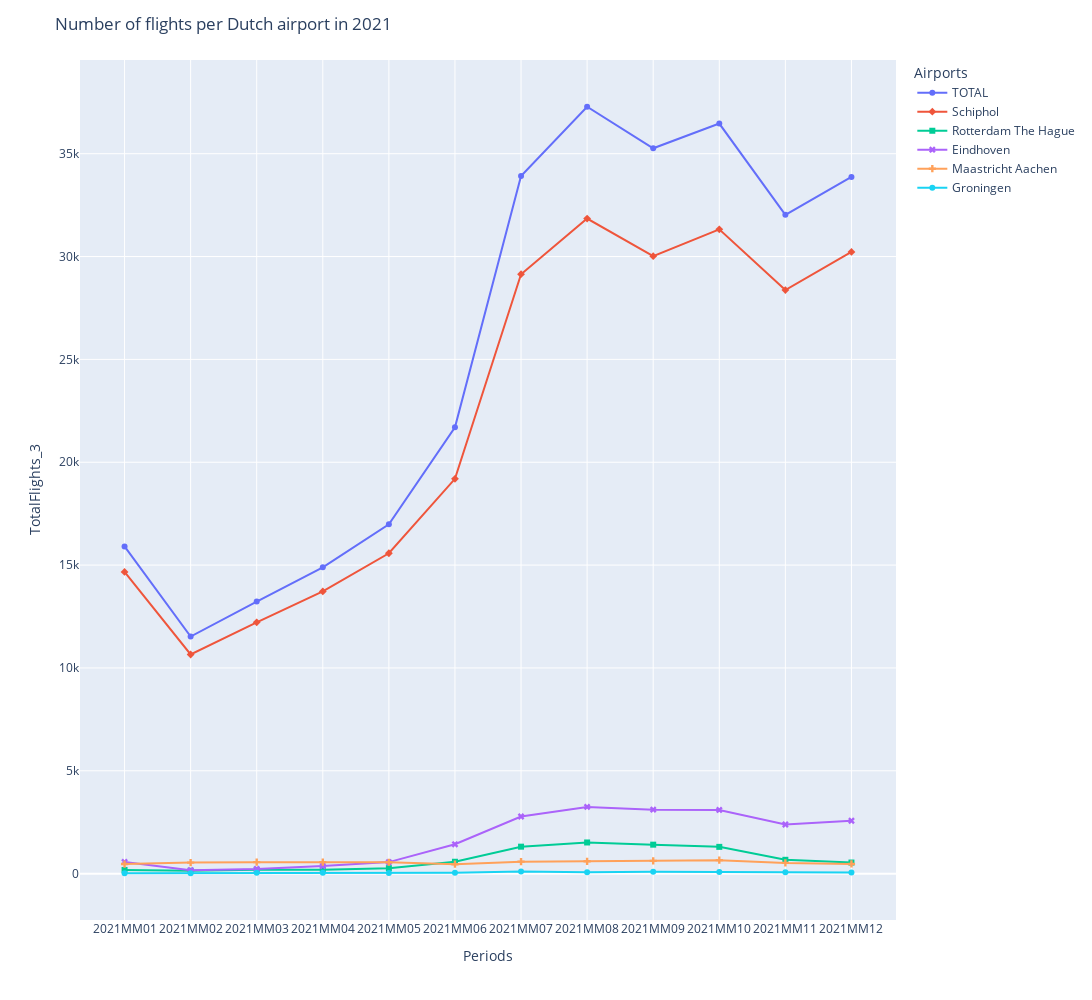

Notebook code cell kept with this figure:
### Code cell
data_2021 = data.loc[data['Periods'].str.contains('2021MM', case=False)]

print(f'Dataframe shape: {data_2021.shape}')

fig2021 = px.line(data_2021, 
                x = "Periods", 
                y = "TotalFlights_3",
                color = "Airports",
                symbol = "Airports"
                )

fig2021.update_layout(
                title={'text': 'Number of flights per Dutch airport in 2021'},
                autosize=False,
                width=1200,
                height=1000
                )

fig2021.show()

### Figure 1 — Plotly figure (JSON) as saved in the notebook; plotly's stock layout.template omitted (floating-point values rounded to 4 significant figures)
{"data": [{"hovertemplate": "Airports=TOTAL<br>Periods=%{x}<br>TotalFlights_3=%{y}<extra></extra>", "legendgroup": "TOTAL", "line": {"color": "#636efa", "dash": "solid"}, "marker": {"symbol": "circle"}, "mode": "markers+lines", "name": "TOTAL", "orientation": "v", "showlegend": true, "type": "scatter", "x": ["2021MM01", "2021MM02", "2021MM03", "2021MM04", "2021MM05", "2021MM06", "2021MM07", "2021MM08", "2021MM09", "2021MM10", "2021MM11", "2021MM12"], "xaxis": "x", "y": [15907, 11528, 13228, 14891, 16987, 21701, 33916, 37282, 35262, 36465, 32026, 33869], "yaxis": "y"}, {"hovertemplate": "Airports=Schiphol<br>Periods=%{x}<br>TotalFlights_3=%{y}<extra></extra>", "legendgroup": "Schiphol", "line": {"color": "#EF553B", "dash": "solid"}, "marker": {"symbol": "diamond"}, "mode": "markers+lines", "name": "Schiphol", "orientation": "v", "showlegend": true, "type": "scatter", "x": ["2021MM01", "2021MM02", "2021MM03", "2021MM04", "2021MM05", "2021MM06", "2021MM07", "2021MM08", "2021MM09", "2021MM10", "2021MM11", "2021MM12"], "xaxis": "x", "y": [14666, 10655, 12217, 13720, 15576, 19195, 29141, 31847, 30019, 31324, 28371, 30225], "yaxis": "y"}, {"hovertemplate": "Airports=Rotterdam The Hague<br>Periods=%{x}<br>TotalFlights_3=%{y}<extra></extra>", "legendgroup": "Rotterdam The Hague", "line": {"color": "#00cc96", "dash": "solid"}, "marker": {"symbol": "square"}, "mode": "markers+lines", "name": "Rotterdam The Hague", "orientation": "v", "showlegend": true, "type": "scatter", "x": ["2021MM01", "2021MM02", "2021MM03", "2021MM04", "2021MM05", "2021MM06", "2021MM07", "2021MM08", "2021MM09", "2021MM10", "2021MM11", "2021MM12"], "xaxis": "x", "y": [181, 144, 185, 195, 267, 579, 1312, 1516, 1410, 1303, 674, 541], "yaxis": "y"}, {"hovertemplate": "Airports=Eindhoven<br>Periods=%{x}<br>TotalFlights_3=%{y}<extra></extra>", "legendgroup": "Eindhoven", "line": {"color": "#ab63fa", "dash": "solid"}, "marker": {"symbol": "x"}, "mode": "markers+lines", "name": "Eindhoven", "orientation": "v", "showlegend": true, "type": "scatter", "x": ["2021MM01", "2021MM02", "2021MM03", "2021MM04", "2021MM05", "2021MM06", "2021MM07", "2021MM08", "2021MM09", "2021MM10", "2021MM11", "2021MM12"], "xaxis": "x", "y": [572, 169, 226, 373, 562, 1428, 2779, 3245, 3112, 3097, 2390, 2571], "yaxis": "y"}, {"hovertemplate": "Airports=Maastricht Aachen<br>Periods=%{x}<br>TotalFlights_3=%{y}<extra></extra>", "legendgroup": "Maastricht Aachen", "line": {"color": "#FFA15A", "dash": "solid"}, "marker": {"symbol": "cross"}, "mode": "markers+lines", "name": "Maastricht Aachen", "orientation": "v", "showlegend": true, "type": "scatter", "x": ["2021MM01", "2021MM02", "2021MM03", "2021MM04", "2021MM05", "2021MM06", "2021MM07", "2021MM08", "2021MM09", "2021MM10", "2021MM11", "2021MM12"], "xaxis": "x", "y": [468, 537, 560, 563, 555, 460, 583, 600, 623, 656, 523, 473], "yaxis": "y"}, {"hovertemplate": "Airports=Groningen<br>Periods=%{x}<br>TotalFlights_3=%{y}<extra></extra>", "legendgroup": "Groningen", "line": {"color": "#19d3f3", "dash": "solid"}, "marker": {"symbol": "circle"}, "mode": "markers+lines", "name": "Groningen", "orientation": "v", "showlegend": true, "type": "scatter", "x": ["2021MM01", "2021MM02", "2021MM03", "2021MM04", "2021MM05", "2021MM06", "2021MM07", "2021MM08", "2021MM09", "2021MM10", "2021MM11", "2021MM12"], "xaxis": "x", "y": [20, 23, 40, 40, 27, 39, 101, 74, 98, 85, 68, 59], "yaxis": "y"}], "layout": {"autosize": false, "height": 1000, "legend": {"title": {"text": "Airports"}, "tracegroupgap": 0}, "margin": {"t": 60}, "title": {"text": "Number of flights per Dutch airport in 2021"}, "width": 1200, "xaxis": {"anchor": "y", "domain": [0, 1], "title": {"text": "Periods"}}, "yaxis": {"anchor": "x", "domain": [0, 1], "title": {"text": "TotalFlights_3"}}}}
